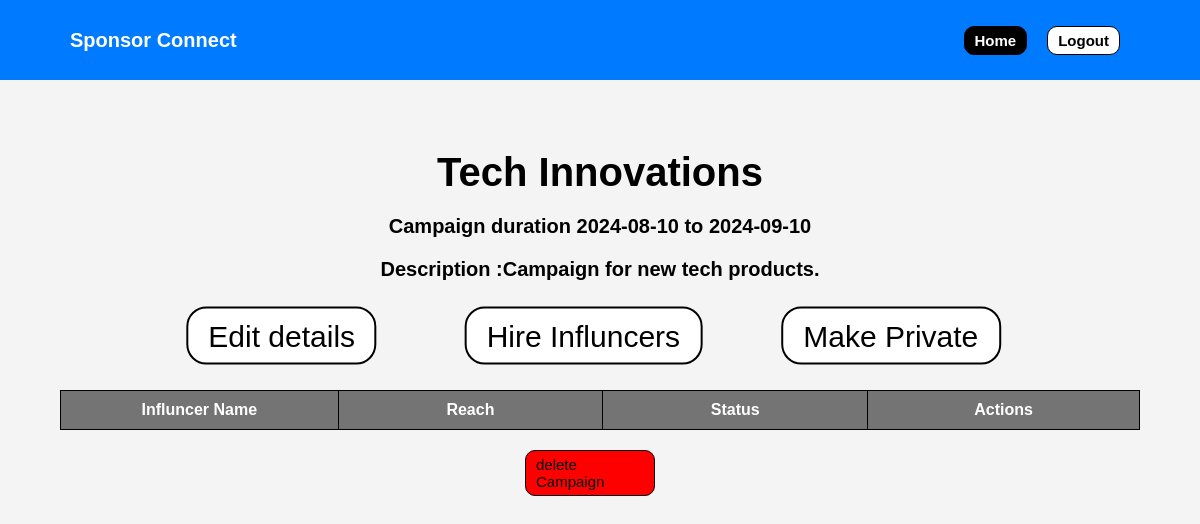
The page /camppage/1/1 on the database its author committed.
### app.py (models this page shows)
class Campaign(db.Model):
    cid=db.Column(db.Integer, primary_key=True)
    name=db.Column(db.String(),nullable=False)
    sponser_id=db.Column(db.Integer,db.ForeignKey('sponser.sid'),nullable=False)
    Description=db.Column(db.String())
    visibilty=db.Column(db.Integer,default=0) #0-public #1-private
    start_date=db.Column(db.DateTime)
    end_date=db.Column(db.DateTime)

### app.py (the view)
@app.route('/camppage/<int:sid>/<int:cid>')
def camppage(sid,cid):
    query=text("""select *
                from campaign
                where cid=:cid""")
    result=db.session.execute(query,{'cid':cid})
    camp_info=result.fetchall()
    query1=text("""Select i.name , i.follower , a.status , i.iid
                from influncer as i
                join ad_request as a on a.influncer_id=i.iid
                where a.campaign_id=:cid""")
    result1=db.session.execute(query1,{'cid':cid})
    inf_members=result1.fetchall()
    return render_template('camppage.html',sid=sid,cid=cid,camp_info=camp_info,inf_members=inf_members)

### templates/camppage.html (shortened to what this page needs)
<!DOCTYPE html>
<html lang="en">
  <head>
    <link rel="stylesheet" href="{{ url_for('static', filename='css/camppage.css') }}" />
  </head>
  <div id="top">
    <body>
        <p>Sponsor Connect</p>
        <a href="/sponserdash/{{ sid }}" class="disabled">Home</a>
        <a href="/">Logout</a>
    </div>
    <div class="container">
        <div class="title">
            <p id="name">{{camp_info[0][1]}}</p>
            {% set startdate_string =camp_info[0][5] %}
            {% set enddate_string = camp_info[0][6] %}
            <p>Campaign duration {{ startdate_string[:10] }} to {{enddate_string[:10]}}</p>
            <p id="Description">Description :{{ camp_info[0][3] }}</p>
        </div>
        <div class="options">
            <a href="/editcamp/{{sid}}/{{cid}}" id="editcamp" class="opts">Edit details</a>
            <a href="/influncersearch/{{sid}}/{{cid}}" class="opts">Hire Influncers</a>
            {% if camp_info[0][4]== 0 %}
            <a href="/makecampprivate/{{sid}}/{{cid}}" class="opts">Make Private</a>
        {% endif %}
        </div>
        <table>
            <tr>
                <th>Influncer Name</th>
                <th>Reach</th>
                <th>Status</th>
                <th>Actions</th>
            </tr>
        </table>
        <a href="/delcamp/{{sid}}/{{cid}}" class="delete">delete Campaign</a>
        </div>
        </body>

### static/css/camppage.css (style rules this page uses)
body { font-family: Arial, sans-serif; background-color: #f4f4f4; margin: 0; padding: 0; }
#top { display: flex; align-items: center; background-color: #007bff; color: white; text-align: left; padding: 0% 5%; font-weight: bold; font-size: 20px; height: 10vh; }
a { display: inline-block; margin-right:20px; padding: 5px 10px; text-decoration: None; border: 1px solid black; border-radius:10px ; align-items: center; background-color: rgb(255, 255, 255); color: #000; font-size: 15px; }
.disabled { margin-left: auto; background-color: #000; color: #ffffff; }
.container { display: flex; flex-direction: column; justify-content: center; margin-left: 5%; margin-right: 5%; margin-top: 5%; }
p#name { font-size: 40px; font-weight: bolder; }
.title { font-size:20px ; font-weight: bold; display: flex; flex-direction: column; justify-content: flex-start; align-items: center; }
.options { margin-top: 30px ; display: flex; justify-content:space-evenly; }
.opts { scale: 2; }
table { border-collapse: collapse; margin-top: 40px; }
th { background-color: #747474; color: white; padding: 10px; text-align: center; border: #000 solid 1px; width: 80vh; margin: 10px; }
tr { margin: 20px; }
p { margin: 10px; font-size: 20px; }
.delete { margin-top: 20px; background-color: red; max-width: 10%; align-self: center; }

### rows shown on the page
Campaign: name "Tech Innovations", start_date "2024-08-10", end_date "2024-09-10", Description "Campaign for new tech products."
